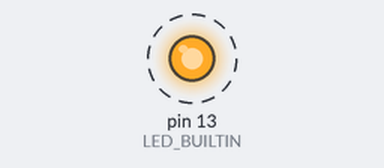
A sketch run on a simulated Arduino Uno, built with avr-gcc and run on an emulated ATmega328P. On the bench: output pins drawn as LEDs (lit = HIGH). Dashed ring = blinking.

Above: at 0.2 s.
Timing chart, 0 to 3.0 s (numbered marks = the images above):
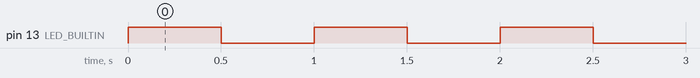

The sketch:

nivel-1.ino
```cpp
// UNO R3: un valor de tiempo entero controla ambas pausas.
int pausaMs = 500;
void setup() { pinMode(LED_BUILTIN, OUTPUT); }
void loop() {
  digitalWrite(LED_BUILTIN, HIGH);
  delay(pausaMs);
  digitalWrite(LED_BUILTIN, LOW);
  delay(pausaMs);
}
```

Measured:
- by itself, pin 13 (LED_BUILTIN): alternates HIGH for 0.50 s and LOW for 0.50 s
